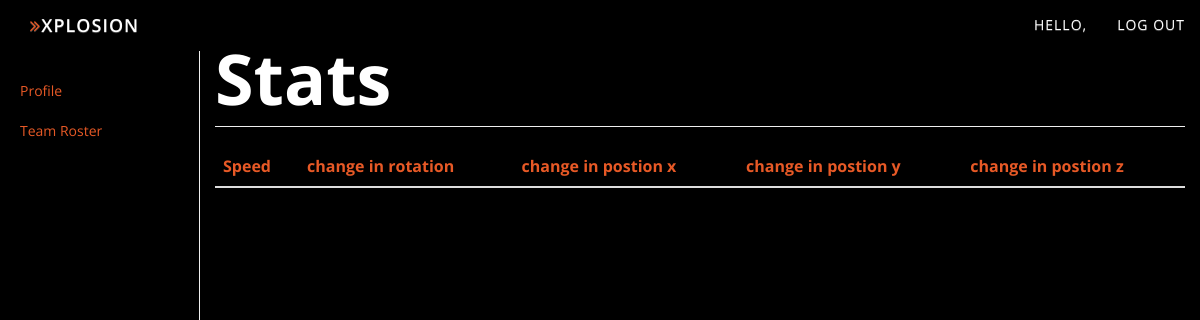
Before: /Coach/Player/View/2/ with the older database file.
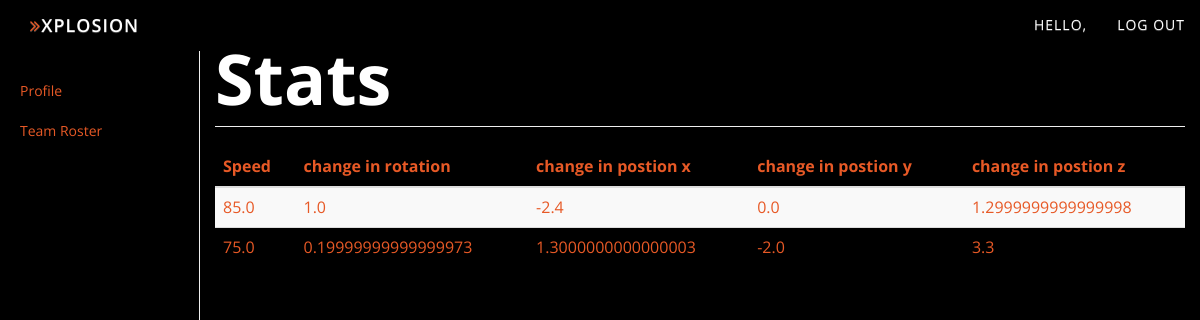
After: the same page with the newer database file.
### accounts/models.py (models this page shows, shortened)
class Swings(models.Model):
    player = models.ForeignKey(Players, on_delete=models.CASCADE)
    timestamp= models.DateTimeField(default=datetime.now)
    start_rot = models.FloatField()
    end_rot = models.FloatField()
    start_pos_x = models.FloatField()
    end_pos_x = models.FloatField()
    start_pos_y = models.FloatField()
    end_pos_y = models.FloatField()
    start_pos_z = models.FloatField()
    end_pos_z = models.FloatField()
    speed = models.FloatField()

### accounts/views.py (the view)
# urls.py: url(r'^Coach/Player/View/(?P<player_id>[0-9]+)/$', views.Coach_Profile_Player_View,name='Coach_Player_View'),
def Coach_Profile_Player_View(request,player_id):
    try:
        player= models.Players.objects.get(id=player_id).swings_set.all()
        players= models.Players.objects.get(id=player_id).swings_set.all()
        arraySize = len(player)
        distanceList = [arraySize]
    except models.Players.DoesNotExist:
        raise Http404("Player Does not exist")
    for player in player:
        vector=math.sqrt(((player.start_pos_x-player.end_pos_x)**2)+((player.start_pos_y-player.end_pos_y)**2)+((player.start_pos_z-player.end_pos_z)**2))
        distanceList.append(vector)
    args={'player':players, 'vector':distanceList}
    return render(request, 'profile/Profile_Coach_Player_View.html', args)

### accounts/templates/profile/Profile_Coach_Player_View.html
{% extends 'profile/header.html' %}
{% block content %}
  <body style="background-color:#000">
    {% include 'profile/Navbar.html' %}
    <div class="container-fluid">
      <div class="row">
       {% include 'profile/Sidebar.html' %}
        <div class="col-sm-9 col-sm-offset-3 col-md-10 col-md-offset-2 main">
          <h1 class="page-header" style="color:#fff; font-size:5em">{{ pname.first_name }} Stats</h1>
          <div class="table-responsive">
            <table class="table table-striped" style="color:#E75926">
              <thead>
                <tr>
                  <th>Speed</th>
                  <th>change in rotation</th>
                  <th>change in postion x</th>
                  <th>change in postion y</th>
                  <th>change in postion z</th>
                </tr>
              </thead>
              <tbody>
              {% for player in player%}
                  {% load mathfilters %}
                <tr>
                  <td style="color: white;"><a>{{ player.speed }}</a></td>
                  <td><a>{{ player.start_rot|sub:player.end_rot }}</a></td>
                  <td><a>{{ player.start_pos_x|sub:player.end_pos_x}}</a></td>
                  <td><a>{{ player.start_pos_y|sub:player.end_pos_y}}</a></td>
                  <td><a>{{ player.start_pos_z|sub:player.end_pos_z}}</a></td>
                </tr>
              {% endfor %}
              </tbody>
            </table>
          </div>
          </div>
        </div>
      </div>
  </body>
{% endblock %}

Changed rows visible on the page:
now on this page (row edited): Swings: speed "85.0", start_rot|sub "1.0", start_pos_x|sub "-2.4", start_pos_y|sub "0.0", start_pos_z|sub "1.2999999999999998"
added Swings: speed "75.0", start_rot|sub "0.19999999999999973", start_pos_x|sub "1.3000000000000003", start_pos_y|sub "-2.0", start_pos_z|sub "3.3"
